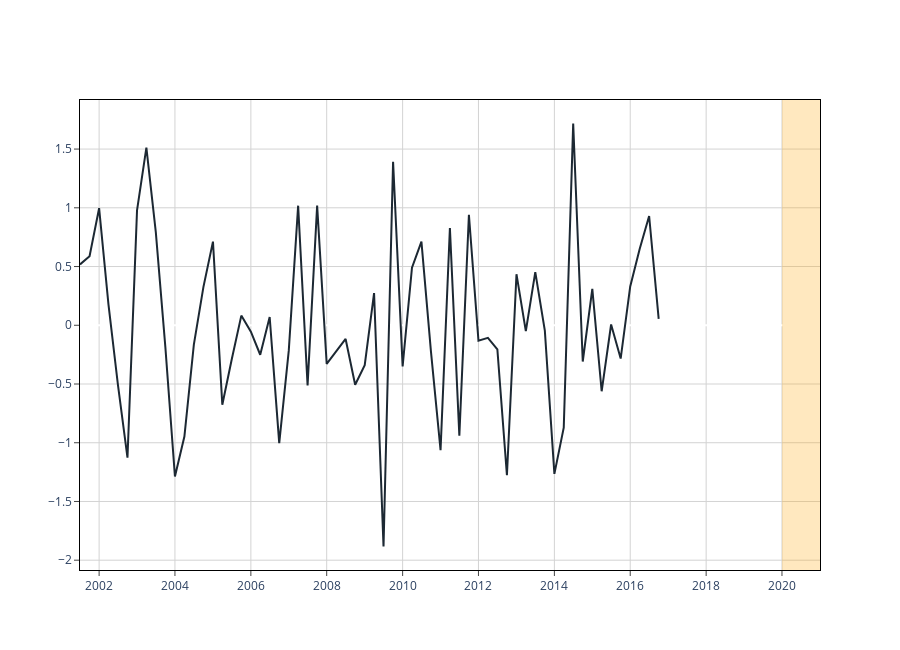

Notebook source saved alongside this figure:
### Code cell
shade_between(dt=ols_residuals.index, y=ols_residuals["y_resid"], yaxis_label="", plt_title="", date_ranges=[("2020-01-01", "2021-01-01")])
